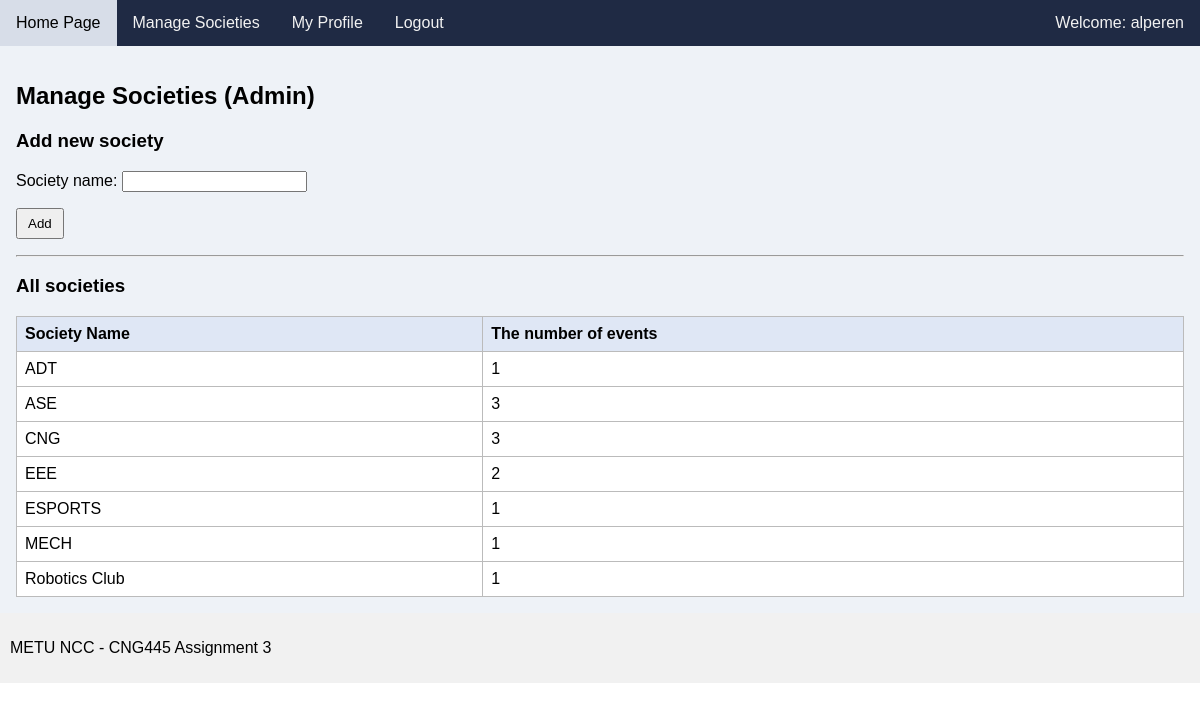
The app's page /societies (signed in) with its own data.
### tables this page shows
CREATE TABLE users (
        username   TEXT PRIMARY KEY,
        password   TEXT NOT NULL,
        fullname   TEXT NOT NULL,
        email      TEXT NOT NULL,
        is_admin   INTEGER NOT NULL CHECK (is_admin IN (0,1))
    );

CREATE TABLE societies (
        societyID  INTEGER PRIMARY KEY AUTOINCREMENT,
        name       TEXT NOT NULL UNIQUE
    );

### app.py (the view, shortened to what this page needs)
@app.route("/societies", methods=["GET", "POST"])
def societies():
    user = current_user()
    if not user:
        return redirect(url_for("index"))
    if user["is_admin"] == 0:
        return redirect(url_for("index"))
    conn = connect_db()
    c = conn.cursor()
    error = None
    c.execute("""
        SELECT s.name AS name, COUNT(es.eventID) AS event_count
        FROM societies s
        LEFT JOIN event_societies es ON s.societyID = es.societyID
        GROUP BY s.societyID
        ORDER BY s.name
    """)
    rows = c.fetchall()
    conn.close()
    return render_template("societies.html", user=user, societies=rows, error=error)

### app.py (called while the page is built)
def connect_db():
    conn = sqlite3.connect(DB_NAME)
    conn.row_factory = sqlite3.Row  # lets templates use event["name"] etc.
    conn.execute("PRAGMA foreign_keys = ON;")
    return conn

def current_user():
    if "username" not in session:
        return None
    conn = connect_db()
    c = conn.cursor()
    c.execute("SELECT username, fullname, email, is_admin FROM users WHERE username=?", (session["username"],))
    u = c.fetchone()
    conn.close()
    return u

### templates/societies.html (shortened to what this page needs)
{% extends "base.html" %}
{% block content %}
  <h2>Manage Societies (Admin)</h2>
  <h3>Add new society</h3>
  <form method="post">
    <p>Society name: <input type="text" name="name"></p>
    <p><input type="submit" value="Add"></p>
  </form>
  <hr>
  <h3>All societies</h3>
  <table>
    <tr><th>Society Name</th><th>The number of events</th></tr>
    {% for s in societies %}
      <tr>
        <td>{{ s['name'] }}</td>
        <td>{{ s['event_count'] }}</td>
      </tr>
    {% endfor %}
  </table>
{% endblock %}

### templates/base.html (shortened to what this page needs)
<!doctype html>
<html lang="en">
<head>
  <link rel="stylesheet" href="{{ url_for('static', filename='style.css') }}">
</head>
<body>
  <div class="topnav">
    <a href="{{ url_for('index') }}">Home Page</a>
    {% if user %}
      {% if user["is_admin"] == 1 %}
        <a href="{{ url_for('societies') }}">Manage Societies</a>
      {% else %}
        <a href="{{ url_for('events') }}">Announced Events</a>
      {% endif %}
      <a href="{{ url_for('profile') }}">My Profile</a>
      <a href="{{ url_for('logout') }}">Logout</a>
      <span style="float:right; color:#f2f2f2; padding:14px 16px;">
        Welcome: {{ user["username"] }}
      </span>
    {% else %}
      <a href="{{ url_for('register') }}">Register</a>
    {% endif %}
  </div>
  <div class="content">
    {% block content %}{% endblock %}
  </div>
  <div class="footer">
    <p>METU NCC - CNG445 Assignment 3</p>
  </div>
</body>
</html>

### static/style.css (style rules this page uses)
* { box-sizing: border-box; font-family: Arial, Helvetica, sans-serif; }
body { margin: 0; }
.topnav { overflow: hidden; background-color: #1f2a44; }
.topnav a { float: left; display: block; color: #f2f2f2; text-align: center; padding: 14px 16px; text-decoration: none; }
.content { background-color: #eef2f7; padding: 16px; min-height: 70vh; }
.footer { background-color: #f1f1f1; padding: 10px; }
table { border-collapse: collapse; width: 100%; background: #ffffff; }
th, td { border: 1px solid #bbb; padding: 8px; text-align: left; }
th { background: #dfe7f5; }
button, input[type="submit"] { padding: 6px 10px; cursor: pointer; }

### records on screen
users: username "alperen"
societies: name "ADT", event_count "1"
societies: name "ASE", event_count "3"
societies: name "CNG", event_count "3"
societies: name "EEE", event_count "2"
societies: name "ESPORTS", event_count "1"
societies: name "MECH", event_count "1"
societies: name "Robotics Club", event_count "1"
